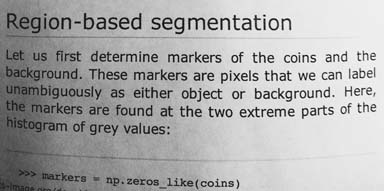
#> input picture hw2/img/input.png, 384 x 191 px, found by its file name
$ python find_noise_peaks.py
#> lines starting #> are read from the running program, lines starting #| are printed output that depends on the picture
import numpy as np
import cv2
from scipy.ndimage import gaussian_filter, maximum_filter
img = cv2.imread('img/input.png', cv2.IMREAD_GRAYSCALE)
#> img is the input picture: shape (191, 384); min 0, max 255, mean 171.5
F = np.fft.fftshift(np.fft.fft2(img))
S = np.log1p(np.abs(F))
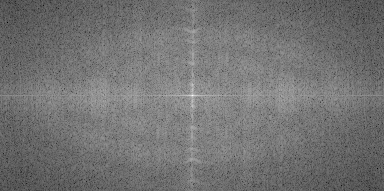
#> S: shape (191, 384) float64; min 1.36, max 16.35, mean 8.12; drawn with min black and max white
contrast = S - gaussian_filter(S, 6)
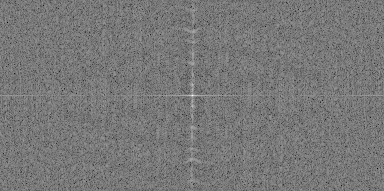
#> contrast: shape (191, 384) float64; min -5.25, max 5.89, mean -1.5e-15; drawn with min black and max white
h, w = img.shape
#> h = 191; w = 384
cy, cx = h // 2, w // 2
#> cy = 95; cx = 192
y, x = np.ogrid[:h, :w]
#> y = 191 values from 0 to 190

contrast[(y-cy)**2 + (x-cx)**2 < 25**2] = -np.inf
contrast[(abs(y-cy) < 3) | (abs(x-cx) < 3)] = -np.inf
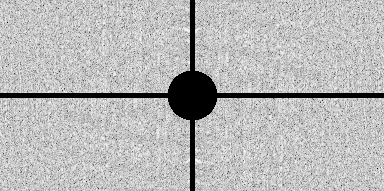
#> contrast: shape (191, 384) float64; 5.9% of the values are NaN or infinite; the others: min -5.25, max 1.55, mean -0.00982; drawn with min black, max white, NaN and infinite black

peaks = np.argwhere(
    (contrast == maximum_filter(contrast, size=9))
    & (contrast > 2.6)
)
#> peaks = empty array

points = [(int(i-cy), int(j-cx))
          for i, j in peaks if i > cy or (i == cy and j > cx)]
#> points = []

print(points)
